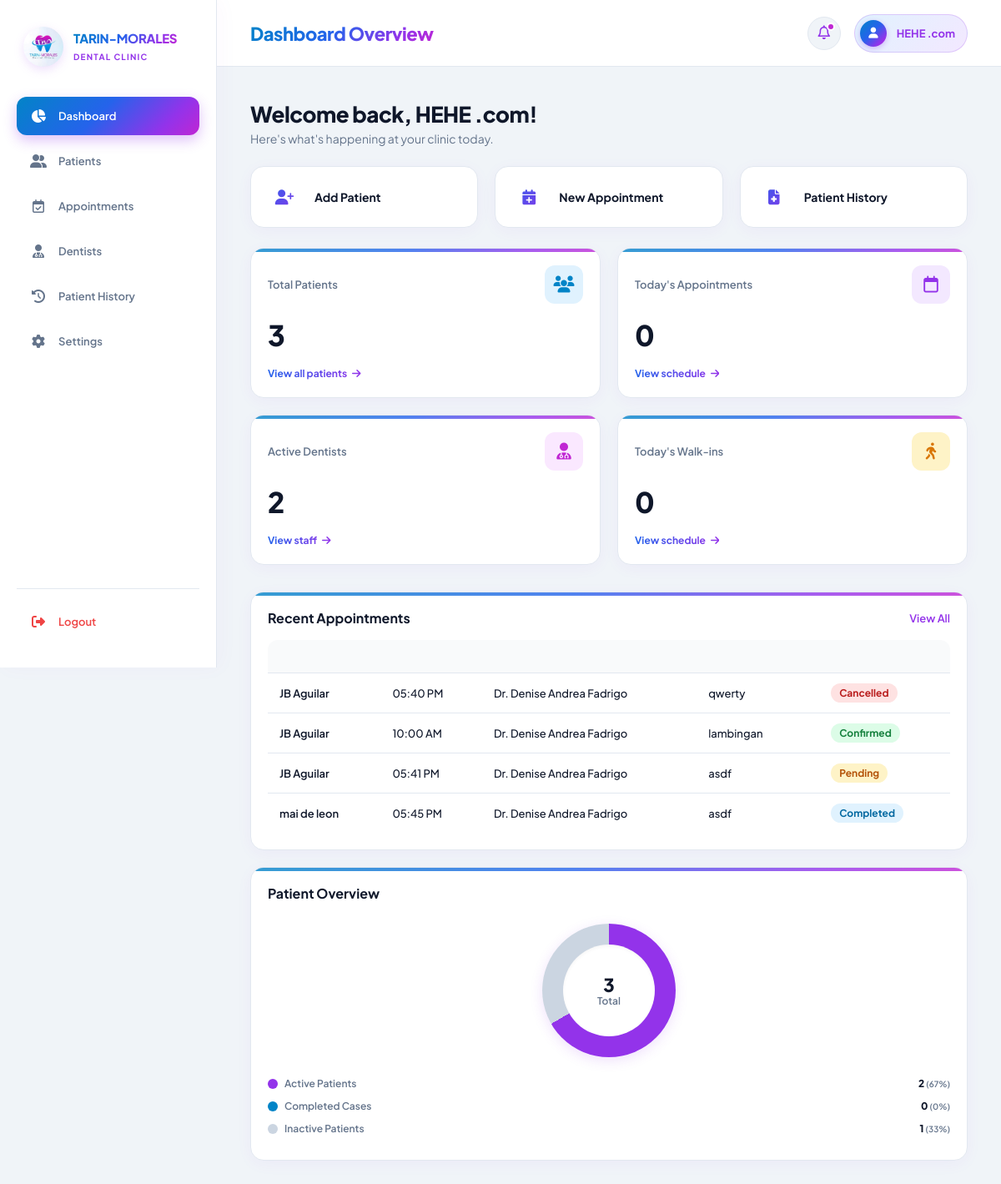
The app's page /admin/dashboard/dashboard.php (signed in) with its own data.
### tables this page shows
CREATE TABLE `tbl_appointments` (
  `appointment_id` int(11) NOT NULL,
  `patient_id` int(11) NOT NULL,
  `dentist_id` int(11) NOT NULL,
  `admin_id` int(11) NOT NULL,
  `appointment_date` date NOT NULL,
  `appointment_time` time NOT NULL,
  `procedure_name` varchar(150) NOT NULL,
  `reason` text DEFAULT NULL,
  `status` enum('pending','confirmed','for_dentist','in_progress','completed','cancelled','no_show') DEFAULT 'pending',
  `created_at` datetime DEFAULT current_timestamp(),
  `updated_at` datetime DEFAULT current_timestamp() ON UPDATE current_timestamp()
);

### admin/db.php (called while the page is built, shortened)
<?php
$db_host = '127.0.0.1';
$db_name = 'tarin_morales_dental_clinic';
$db_user = 'root';
$db_pass = '';
try {
    $pdo = new PDO("mysql:host={$db_host};dbname={$db_name};charset=utf8mb4", $db_user, $db_pass, [
        PDO::ATTR_ERRMODE            => PDO::ERRMODE_EXCEPTION,
        PDO::ATTR_DEFAULT_FETCH_MODE => PDO::FETCH_ASSOC,
        PDO::ATTR_EMULATE_PREPARES   => false,
    ]);
} catch (PDOException $e) {
    error_log("Database Connection Error: " . $e->getMessage());
    die("Database connection failed. Please try again later.");
}
if (isset($_SESSION['admin_id']) && ($_SESSION['role'] ?? '') === 'admin') {
    $sql = "
        SELECT admin_id, CONCAT(first_name, ' ', last_name) AS full_name
        FROM tbl_admins
        WHERE admin_id = :admin_id
        LIMIT 1
    ";
    $stmtAdmin = $pdo->prepare($sql);
    $stmtAdmin->execute(['admin_id' => $_SESSION['admin_id']]);
    $admin_data = $stmtAdmin->fetch();
    if ($admin_data) {
        $admin_name = $admin_data['full_name'];
    }
}
?>

### admin/dashboard/dashboard.php (the view, shortened to what this page needs)
<?php
include __DIR__ . '/includes/header.php';
$admin_display_name = $_SESSION['admin_name'] ?? $admin_name ?? 'Admin';
$total_patients            = 0;
$todays_appointments_count = 0;
$active_dentists           = 0;
$todays_walkins            = 0;
$active_patients           = 0;
$completed_cases           = 0;
$appointments  = [];
try {
    $statsStmt = $pdo->query("
        SELECT
            (SELECT COUNT(*) FROM tbl_patients) AS total_patients,
            (SELECT COUNT(*) FROM tbl_appointments WHERE appointment_date = CURDATE()) AS todays_appointments,
            (SELECT COUNT(*) FROM tbl_dentists WHERE LOWER(status) = 'active') AS active_dentists,
            (SELECT COUNT(*) FROM tbl_appointments WHERE appointment_date = CURDATE() AND LOWER(reason) LIKE '%walk-in%') AS todays_walkins,
            (SELECT COUNT(DISTINCT patient_id) FROM tbl_appointments WHERE appointment_date >= DATE_SUB(CURDATE(), INTERVAL 1 YEAR)) AS active_patients,
            (SELECT COUNT(DISTINCT patient_id) FROM tbl_dental_records) AS completed_cases
    ");
    $stats = $statsStmt->fetch(PDO::FETCH_ASSOC);
    if ($stats) {
        $total_patients            = (int) ($stats['total_patients'] ?? 0);
        $todays_appointments_count = (int) ($stats['todays_appointments'] ?? 0);
        $active_dentists           = (int) ($stats['active_dentists'] ?? 0);
        $todays_walkins            = (int) ($stats['todays_walkins'] ?? 0);
        $active_patients           = (int) ($stats['active_patients'] ?? 0);
        $completed_cases           = (int) ($stats['completed_cases'] ?? 0);
    }
    $stmtApp = $pdo->query("
        SELECT
            CONCAT(p.first_name, ' ', p.last_name) AS patient,
            TIME_FORMAT(a.appointment_time, '%h:%i %p') AS time,
            CASE
                WHEN d.last_name IS NOT NULL AND d.last_name != '' THEN CONCAT('Dr. ', d.first_name, ' ', d.last_name)
                ELSE 'Unassigned'
            END AS dentist,
            a.procedure_name AS procedure_title,
            a.status
        FROM tbl_appointments a
        LEFT JOIN tbl_patients p ON a.patient_id = p.patient_id
        LEFT JOIN tbl_dentists d ON a.dentist_id = d.dentist_id
        ORDER BY a.appointment_date DESC, a.appointment_time ASC
        LIMIT 5
    ");
    $appointments = $stmtApp->fetchAll(PDO::FETCH_ASSOC);
} catch (PDOException $e) {
    error_log("Database Error (Dashboard): " . $e->getMessage());
    $error_message = "Unable to load dashboard metrics. Please try refreshing the page.";
}
$inactive_patients = max(0, $total_patients - $active_patients);
$total_overview    = $total_patients;
?>
<div class="welcome">
  <h2>Welcome back, <?php echo htmlspecialchars($admin_display_name, ENT_QUOTES, 'UTF-8'); ?>!</h2>
  <p>Here's what's happening at your clinic today.</p>
</div>
<div class="actions">
  <a class="action" href="add-patient.php">
    <i class="fa-solid fa-user-plus"></i>
    <span>Add Patient</span>
  </a>
  <a class="action" href="add-appointment.php">
    <i class="fa-solid fa-calendar-plus"></i>
    <span>New Appointment</span>
  </a>
  <a class="action" href="patient-history.php">
    <i class="fa-solid fa-file-medical"></i>
    <span>Patient History</span>
  </a>
</div>
<div class="stats">
  <div class="card">
    <div class="stat-card-header">
      <span class="title">Total Patients</span>
      <div class="stat-icon cyan"><i class="fa-solid fa-users"></i></div>
    </div>
    <div class="num"><?php echo $total_patients; ?></div>
    <a class="link" href="patients.php">View all patients <i class="fa-solid fa-arrow-right"></i></a>
  </div>
  <div class="card">
    <div class="stat-card-header">
      <span class="title">Today's Appointments</span>
      <div class="stat-icon purple"><i class="fa-regular fa-calendar"></i></div>
    </div>
    <div class="num"><?php echo $todays_appointments_count; ?></div>
    <a class="link" href="appointments.php">View schedule <i class="fa-solid fa-arrow-right"></i></a>
  </div>
  <div class="card">
    <div class="stat-card-header">
      <span class="title">Active Dentists</span>
      <div class="stat-icon magenta"><i class="fa-solid fa-user-doctor"></i></div>
    </div>
    <div class="num"><?php echo $active_dentists; ?></div>
    <a class="link" href="dentists.php">View staff <i class="fa-solid fa-arrow-right"></i></a>
  </div>
  <div class="card">
    <div class="stat-card-header">
      <span class="title">Today's Walk-ins</span>
      <div class="stat-icon amber"><i class="fa-solid fa-person-walking"></i></div>
    </div>
    <div class="num"><?php echo $todays_walkins; ?></div>
    <a class="link" href="appointments.php">View schedule <i class="fa-solid fa-arrow-right"></i></a>
  </div>
</div>
<div class="grid">
  <div class="card">
    <div class="head">
      <h3>Recent Appointments</h3>
      <a href="appointments.php">View All</a>
    </div>
    <div class="table-container">
      <table>
        <thead>
          <tr>
            <th>Patient</th>
            <th>Time</th>
            <th>Dentist</th>
            <th>Procedure</th>
            <th>Status</th>
          </tr>
        </thead>
        <tbody>
          <?php if (!empty($appointments)): ?>
            <?php foreach ($appointments as $app): ?>
              <tr>
                <td class="patient-cell"><?php echo htmlspecialchars($app['patient'] ?? 'Unknown Patient', ENT_QUOTES, 'UTF-8'); ?></td>
                <td><?php echo htmlspecialchars($app['time'] ?? 'N/A', ENT_QUOTES, 'UTF-8'); ?></td>
                <td><?php echo htmlspecialchars($app['dentist'] ?? 'Unassigned', ENT_QUOTES, 'UTF-8'); ?></td>
                <td><?php echo htmlspecialchars($app['procedure_title'] ?? 'N/A', ENT_QUOTES, 'UTF-8'); ?></td>
                <td>
                  <?php $status_class = strtolower($app['status'] ?? 'pending'); ?>
                  <span class="status <?php echo htmlspecialchars($status_class, ENT_QUOTES, 'UTF-8'); ?>">
                    <?php echo htmlspecialchars(ucfirst(str_replace('_', ' ', $app['status'] ?? 'Pending')), ENT_QUOTES, 'UTF-8'); ?>
                  </span>
                </td>
              </tr>
            <?php endforeach; ?>
          <?php else: ?>
            <tr>
              <td colspan="5" style="text-align: center; color: var(--text-muted); padding: 20px;">No appointments found.</td>
            </tr>
          <?php endif; ?>
        </tbody>
      </table>
    </div>
  </div>
  <div class="card">
    <div class="head">
      <h3>Patient Overview</h3>
    </div>
    <div class="overview">
      <div class="donut">
        <div class="donut-label">
          <?php echo $total_overview; ?>
          <span>Total</span>
        </div>
      </div>
      <div class="legend">
        <div class="legend-item">
          <div class="legend-info">
            <span class="dot active"></span>
            <span>Active Patients</span>
          </div>
          <b>
            <?php echo $active_patients; ?>
            <small style="color: var(--text-muted); font-weight: 600;">
              (<?php echo $total_overview > 0 ? round(($active_patients / $total_overview) * 100) : 0; ?>%)
            </small>
          </b>
        </div>
        <div class="legend-item">
          <div class="legend-info">
            <span class="dot completed"></span>
            <span>Completed Cases</span>
          </div>
          <b>
            <?php echo $completed_cases; ?>
            <small style="color: var(--text-muted); font-weight: 600;">
              (<?php echo $total_overview > 0 ? round(($completed_cases / $total_overview) * 100) : 0; ?>%)
            </small>
          </b>
        </div>
        <div class="legend-item">
          <div class="legend-info">
            <span class="dot inactive"></span>
            <span>Inactive Patients</span>
          </div>
          <b>
            <?php echo $inactive_patients; ?>
            <small style="color: var(--text-muted); font-weight: 600;">
              (<?php echo $total_overview > 0 ? round(($inactive_patients / $total_overview) * 100) : 0; ?>%)
            </small>
          </b>
        </div>
      </div>
    </div>
  </div>
</div>
<?php include __DIR__ . '/includes/footer.php'; ?>

### admin/dashboard/includes/header.php (style rules this page uses)
:root { --bg-main: #f0f4f8; --surface: #ffffff; --brand-cyan: #0284c7; --brand-blue: #2563eb; --brand-purple: #9333ea; --brand-magenta: #c026d3; --gradient-brand: linear-gradient(135deg, #0284c7 0%, #2563eb 45%, #9333ea 80%, #c026d3 100%); --gradient-subtle: linear-gradient(135deg, #e0f2fe 0%, #f3e8ff 100%); --text-main: #0f172a; --text-muted: #64748b; --border-color: #e2e8f0; --border-hover: #cbd5e1; --radius-lg: 16px; --radius-md: 12px; --radius-sm: 8px; --shadow-subtle: 0 4px 20px -2px rgba(147, 51, 234, 0.06); --shadow-hover: 0 10px 25px -5px rgba(147, 51, 234, 0.2); --status-confirmed-bg: #dcfce7; --status-confirmed-text: #15803d; --status-pending-bg: #fef9c3; --status-pending-text: #a16207; --status-progress-bg: #e0f2fe; --status-progress-text: #0369a1; --status-completed-bg: #f3e8ff; --status-completed-text: #7e22ce; --status-cancelled-bg: #fef2f2; --status-cancelled-text: #b91c1c; }
*, *::before, *::after { box-sizing: border-box; margin: 0; padding: 0; }
body { font-family: 'Plus Jakarta Sans', sans-serif; background: var(--bg-main); color: var(--text-main); display: flex; justify-content: center; min-height: 100vh; overflow-x: hidden; -webkit-font-smoothing: antialiased; }
.welcome { margin-bottom: 32px; }
.welcome h2 { font-size: 26px; font-weight: 800; letter-spacing: -0.5px; margin-bottom: 4px; color: var(--text-main); }
.welcome p { font-size: 14px; color: var(--text-muted); }
.card { background: var(--surface); border: 1px solid var(--border-color); border-radius: var(--radius-lg); padding: 24px; box-shadow: var(--shadow-subtle); transition: transform 0.2s ease, box-shadow 0.2s ease, border-color 0.2s ease; position: relative; overflow: hidden; width: 100%; max-width: 100%; }
.card::before { content: ""; position: absolute; top: 0; left: 0; right: 0; height: 4px; background: var(--gradient-brand); opacity: 0.8; }
.head { display: flex; justify-content: space-between; align-items: center; margin-bottom: 20px; }
.head h3 { font-size: 16px; font-weight: 700; }
.head a { font-size: 12px; font-weight: 700; color: var(--brand-purple); text-decoration: none; }
.table-container { width: 100%; overflow-x: auto; -webkit-overflow-scrolling: touch; border-radius: var(--radius-md); }
table { width: 100%; border-collapse: collapse; text-align: left; white-space: nowrap; }
th { font-size: 11px; font-weight: 800; text-transform: uppercase; letter-spacing: 0.5px; padding: 12px 16px; border-bottom: 2px solid var(--gradient-subtle); background: #faf5ff; background-image: linear-gradient(90deg, var(--brand-blue) 0%, var(--brand-purple) 100%); -webkit-background-clip: text; background-clip: text; -webkit-text-fill-color: transparent; }
td { font-size: 13px; font-weight: 500; padding: 16px; border-bottom: 1px solid var(--border-color); }
tr:last-child td { border-bottom: none; }
.patient-cell { font-weight: 700; color: var(--text-main); }
.status { font-size: 11px; font-weight: 700; border-radius: 20px; padding: 4px 10px; display: inline-block; text-transform: capitalize; }
.status.active, .status.confirmed { background: var(--status-confirmed-bg); color: var(--status-confirmed-text); }
.status.pending { background: var(--status-pending-bg); color: var(--status-pending-text); }
.status.completed { background: var(--status-completed-bg); color: var(--status-completed-text); }
.status.cancelled, .status.no_show, .status.inactive { background: var(--status-cancelled-bg); color: var(--status-cancelled-text); }
@media (max-width: 1200px) { .stats { grid-template-columns: repeat(2, 1fr) !important; } }
@media (max-width: 1200px) { .grid { grid-template-columns: 1fr !important; } }

### records on screen
tbl_appointments: patient "JB Aguilar", time "05:40 PM", dentist "Dr. Denise Andrea Fadrigo", procedure_name "qwerty", status "Cancelled"
tbl_appointments: patient "JB Aguilar", time "10:00 AM", dentist "Dr. Denise Andrea Fadrigo", procedure_name "lambingan", status "Confirmed"
tbl_appointments: patient "JB Aguilar", time "05:41 PM", dentist "Dr. Denise Andrea Fadrigo", procedure_name "asdf", status "Pending"
tbl_appointments: patient "mai de leon", time "05:45 PM", dentist "Dr. Denise Andrea Fadrigo", procedure_name "asdf", status "Completed"

### other values on screen
$header_title "Dashboard Overview"
$admin_display_name "HEHE .com"
$total_patients "3"
$todays_appointments_count "0"
$active_dentists "2"
$todays_walkins "0"
$total_overview "3"
$active_patients "2"
$completed_cases "0"
$inactive_patients "1"
